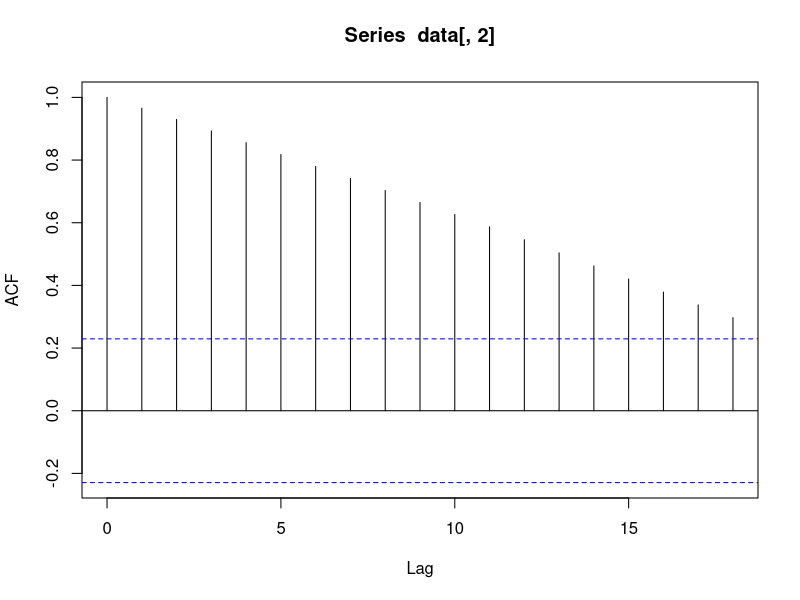
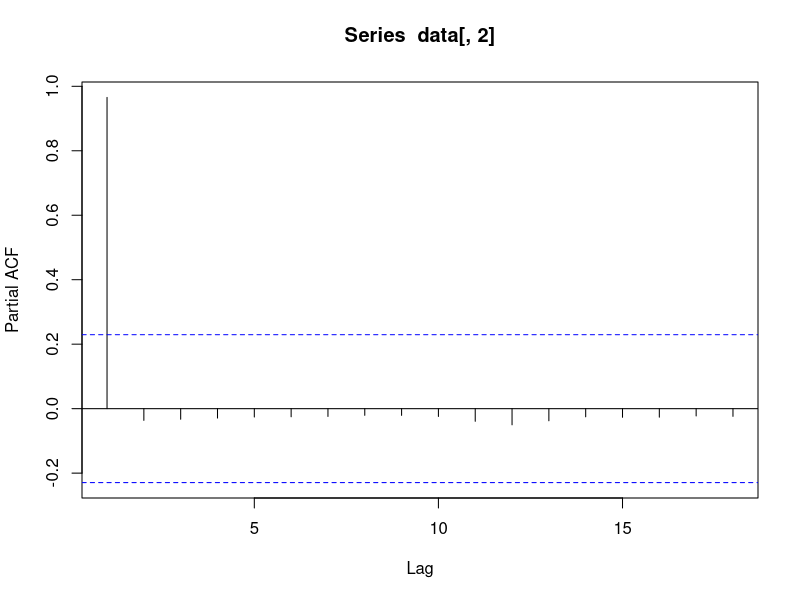
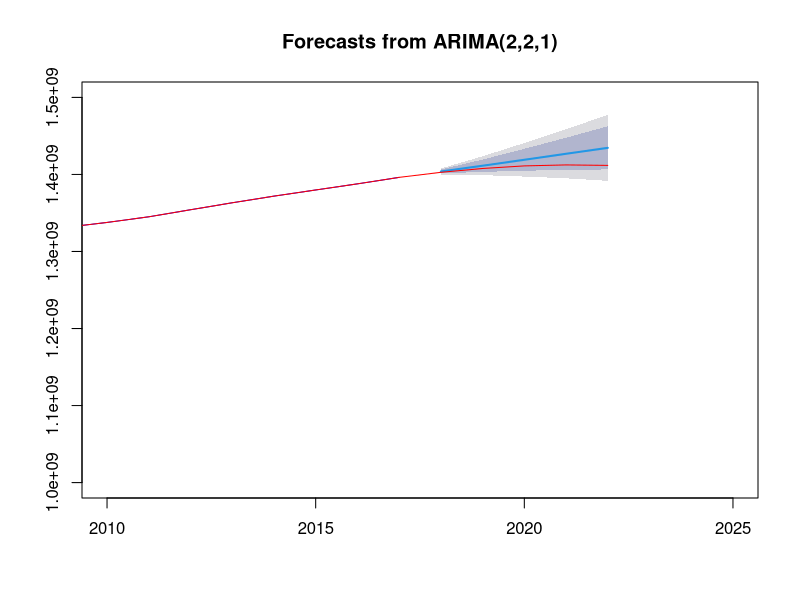
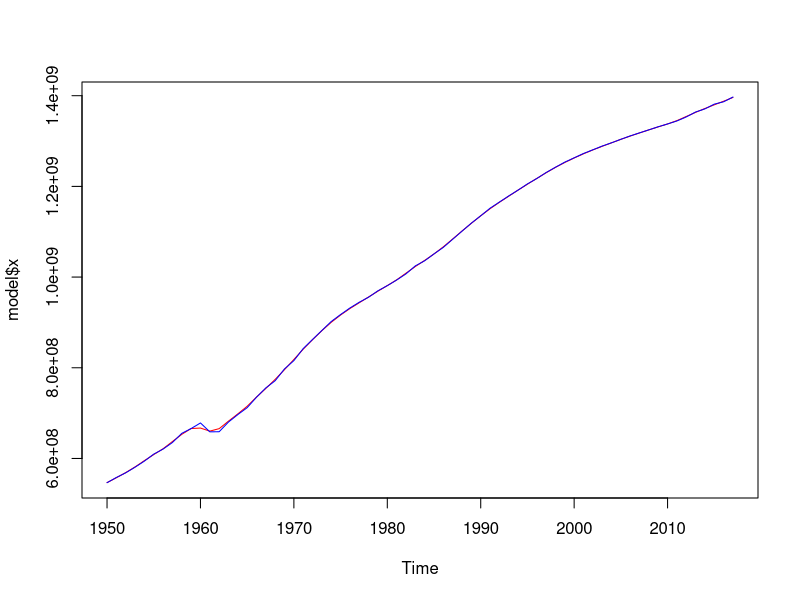

Here is the R script that generated these plots, in order:
getwd()
setwd("C:/Users/gayat/OneDrive/Desktop/PRO/China")

data<-read.csv("china.csv",header=F)
data

data<-ts(data)
data

acf(data[,2]) 
pacf(data[,2])

#install.packages("tseries")
library(tseries)
adf.test(data[,2])

df<-ts(data[,2],frequency=1,start=1950,end=2022)
dftrain<-ts(df,frequency=1,start=1950,end=2017)
dftest<-data[69:73,2]

#install.packages("forecast")
library("forecast")
auto.arima(dftrain) 
model <- Arima(dftrain,order=c(2,2,1))
predicted=forecast(model,h=5)
predicted
plot(predicted,col="blue",xlim=c(2010,2025),ylim=c(1000000000,1500000000))
lines(df,col="red")
accuracy(model)
plot(model$x,col="red")
lines(fitted(model),col="blue")

modelar<-Arima(dftrain/100000000,order=c(2,0,0),method="ML")
modelma<-Arima(dftrain/100000000,order=c(0,0,1))
modelarma<-Arima(dftrain/100000000,order=c(2,0,1),method="ML")
modelarima<-Arima(dftrain/100000000,order=c(2,2,1))
accuracy(modelar)
accuracy(modelma)
accuracy(modelarma)
accuracy(modelarima)

bestmodel=Arima(df,order=c(2,2,1))
p=forecast(bestmodel,h=3)
p$mean[3]
(p$mean[3]-dftest[5])/dftest[5]*100
